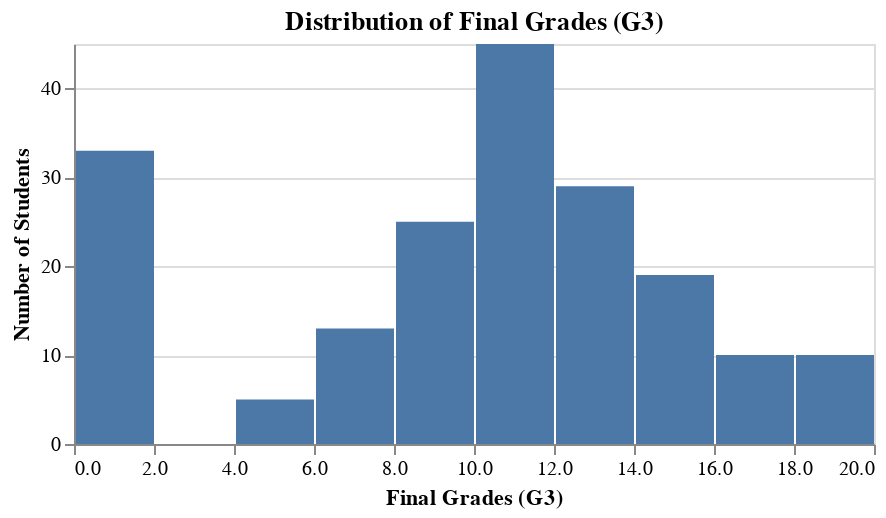

The cell this chart's notebook holds for it:
### Markdown cell above
Let's create a visualization to explore the final grades `G3` distribution. We will use a histogram as it allows us to see the spread.

### Code cell
# Visualization of grade distributions
eda_plot1 = alt.Chart(train_df).mark_bar().encode(
    x=alt.X('G3:Q', bin=True, title='Final Grades (G3)'),
    y=alt.Y('count()', title='Number of Students'),
    tooltip=['G3']
).properties(
    title='Distribution of Final Grades (G3)',
    width=400,
    height=200
)
eda_plot1

### Figure 1 — Vega-Lite specification as saved in the notebook (floating-point values rounded to 4 significant figures; data arrays with more than 128 entries replaced by an {"elided": "..."} marker saying what was removed)
{"$schema": "https://vega.github.io/schema/vega-lite/v5.20.1.json", "config": {"view": {"continuousHeight": 300, "continuousWidth": 300}}, "data": {"name": "data-c7a048f9d116abb61c6122da5173e48c"}, "datasets": {"data-c7a048f9d116abb61c6122da5173e48c": {"elided": "305 records"}}, "encoding": {"tooltip": [{"field": "G3", "type": "quantitative"}], "x": {"bin": true, "field": "G3", "title": "Final Grades (G3)", "type": "quantitative"}, "y": {"aggregate": "count", "title": "Number of Students", "type": "quantitative"}}, "height": 200, "mark": {"type": "bar"}, "title": "Distribution of Final Grades (G3)", "width": 400}
